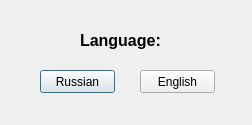
<?xml version="1.0" encoding="UTF-8"?>
<ui version="4.0">
 <class>Language</class>
 <widget class="QDialog" name="Language">
  <property name="geometry">
   <rect>
    <x>0</x>
    <y>0</y>
    <width>252</width>
    <height>125</height>
   </rect>
  </property>
  <property name="windowTitle">
   <string>Dialog</string>
  </property>
  <widget class="QPushButton" name="rus">
   <property name="geometry">
    <rect>
     <x>40</x>
     <y>70</y>
     <width>75</width>
     <height>23</height>
    </rect>
   </property>
   <property name="text">
    <string>Russian</string>
   </property>
  </widget>
  <widget class="QPushButton" name="eng">
   <property name="geometry">
    <rect>
     <x>140</x>
     <y>70</y>
     <width>75</width>
     <height>23</height>
    </rect>
   </property>
   <property name="text">
    <string>English</string>
   </property>
  </widget>
  <widget class="QLabel" name="label">
   <property name="geometry">
    <rect>
     <x>80</x>
     <y>30</y>
     <width>91</width>
     <height>20</height>
    </rect>
   </property>
   <property name="font">
    <font>
     <pointsize>12</pointsize>
     <weight>75</weight>
     <bold>true</bold>
    </font>
   </property>
   <property name="text">
    <string>Language:</string>
   </property>
  </widget>
 </widget>
 <resources/>
 <connections/>
</ui>
